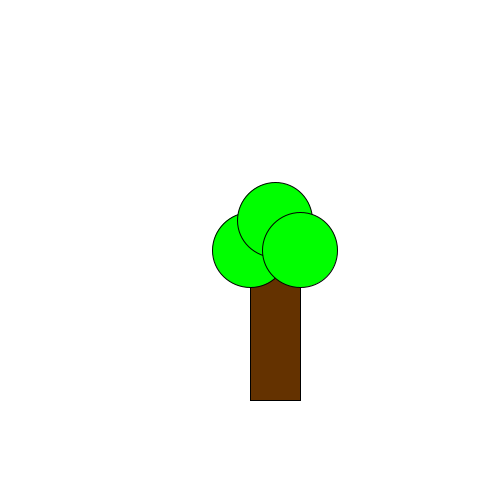
Frame 1 (no input)
Frame 60 (the mouse pressed at the canvas centre just before this capture): identical to frame 1, image omitted
Frame 120 (the mouse held since frame 60 and released just before this capture): identical to frame 1, image omitted

The Processing sketch that drew this single still picture (run headless with seeded random() and noise(); from frame 60 on, the mouse is pressed at the canvas centre):

// Processing sketch: opdracht9_9
// ── opdracht9_9.pde


void setup(){
size(500,500);
background(255,255,255);
tekenBoom();
} 

void draw (){

}

void tekenBoom (){
  
  fill(100,50,0);
  rect(250,250,50,150);
  
  fill(0,255,0);
  ellipse(250,250,75,75);
   ellipse(275,220,75,75);
 ellipse(300,250,75,75);


}
